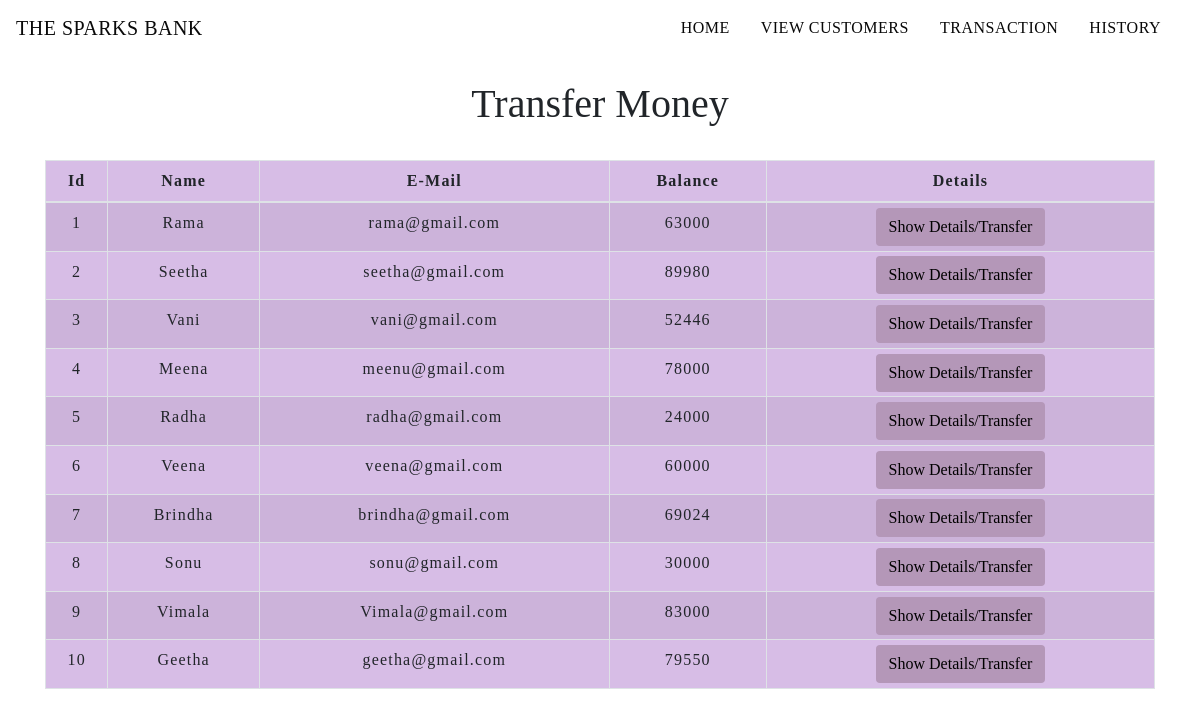
The app's page /transfermoney.php with its own data.
### tables this page shows
CREATE TABLE `users_details` (
  `id` int(5) NOT NULL,
  `name` varchar(100) NOT NULL,
  `email` varchar(150) NOT NULL,
  `balance` int(10) NOT NULL
);

### transfermoney.php (the view, shortened to what this page needs)
<!DOCTYPE html>
<html lang="en">
<head>
    <link rel="stylesheet" href="https://maxcdn.bootstrapcdn.com/bootstrap/4.0.0/css/bootstrap.min.css">
    <link rel="stylesheet" type="text/css" href="css/table.css">
    <link rel="stylesheet" type="text/css" href="css/navbar.css">
</head>
<body>
<?php
    include 'config.php';
    $sql = "SELECT * FROM users_details";
    $result = mysqli_query($conn,$sql);
?>
<?php
  include 'navbar.php';
?>
<div class="container">
        <h2 class="text-center pt-4">Transfer Money</h2>
        <br>
            <div class="row">
                <div class="col">
                    <div class="table-responsive-sm">
                    <table class="table table-hover table-sm table-striped table-condensed table-bordered">
                        <thead>
                            <tr>
                            <th scope="col" class="text-center py-2">Id</th>
                            <th scope="col" class="text-center py-2">Name</th>
                            <th scope="col" class="text-center py-2">E-Mail</th>
                            <th scope="col" class="text-center py-2">Balance</th>
                            <th scope="col" class="text-center py-2">Details</th>
                            </tr>
                        </thead>
                        <tbody>
                <?php
                    while($rows=mysqli_fetch_assoc($result)){
                ?>
                    <tr>
                        <td class="py-2"><?php echo $rows['id'] ?></td>
                        <td class="py-2"><?php echo $rows['name']?></td>
                        <td class="py-2"><?php echo $rows['email']?></td>
                        <td class="py-2"><?php echo $rows['balance']?></td>
                        <td><a href="selecteduserdetail.php?id= <?php echo $rows['id'] ;?>"> <button type="button" class="btn">Show Details/Transfer</button></a></td>
                    </tr>
                <?php
                    }
                ?>
                        </tbody>
                    </table>
                    </div>
                </div>
            </div>
         </div>
</body>
</html>

### table.css (style rules this page uses)
* { padding: 0; margin: 0; box-sizing: border-box; font-family: s; }
h2 { font-size: 40px; }
table { letter-spacing: 1.2px; }
.table-striped { background-color: rgb(215, 189, 230); }
td { text-align: center; }
button { border:none; background: #b497b8; transition: 1s; }

### transfermoney.php (style rules this page uses)
button { transition: 1.5s; }

### records on screen
users_details: id "1", name "Rama", email "rama@gmail.com", balance "63000"
users_details: id "2", name "Seetha", email "seetha@gmail.com", balance "89980"
users_details: id "3", name "Vani", email "vani@gmail.com", balance "52446"
users_details: id "4", name "Meena", email "meenu@gmail.com", balance "78000"
users_details: id "5", name "Radha", email "radha@gmail.com", balance "24000"
users_details: id "6", name "Veena", email "veena@gmail.com", balance "60000"
users_details: id "7", name "Brindha", email "brindha@gmail.com", balance "69024"
users_details: id "8", name "Sonu", email "sonu@gmail.com", balance "30000"
users_details: id "9", name "Vimala", email "Vimala@gmail.com", balance "83000"
users_details: id "10", name "Geetha", email "geetha@gmail.com", balance "79550"
